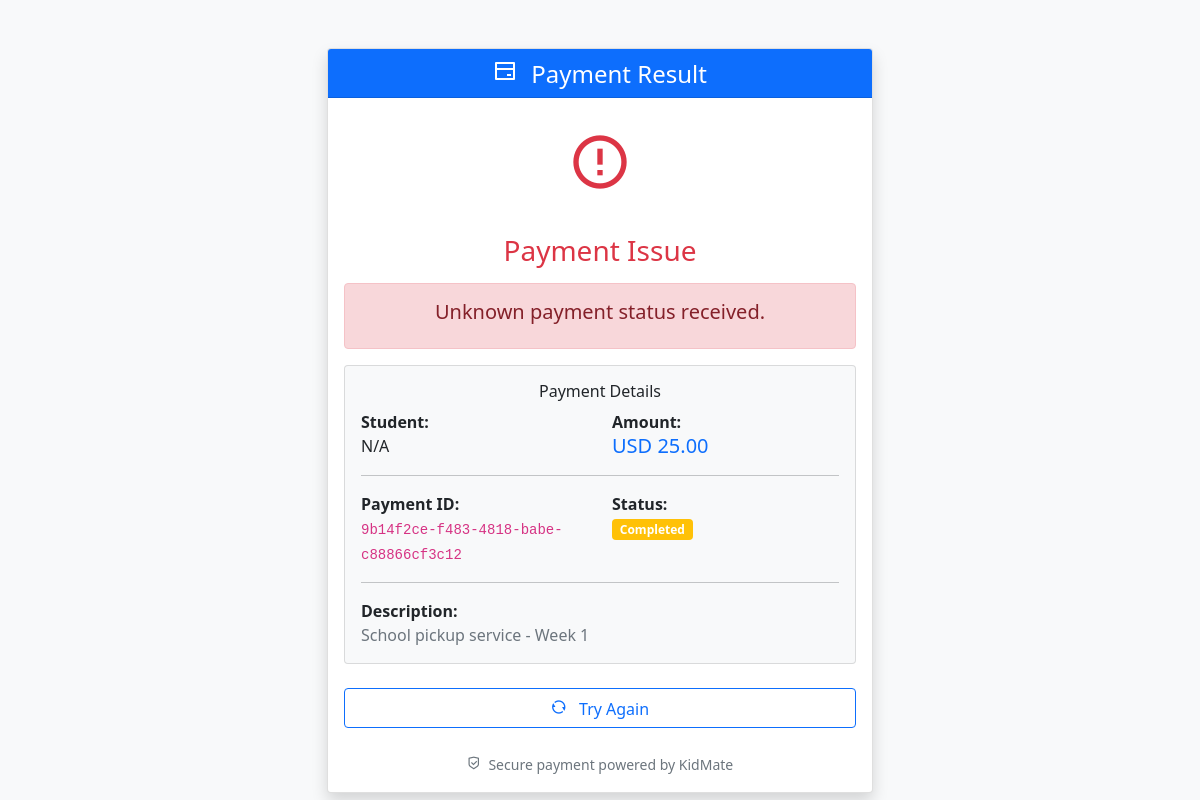
The app's page /paycallback.php?payment_id=9b14f2ce-f483-4818-babe-c88866cf3c12 with its own data.
### tables this page shows
CREATE TABLE `payments` (
  `id` int(11) NOT NULL,
  `payment_id` varchar(36) NOT NULL,
  `parent_id` varchar(36) NOT NULL,
  `child_id` varchar(36) NOT NULL,
  `amount` float NOT NULL,
  `currency` varchar(3) DEFAULT NULL,
  `status` varchar(20) DEFAULT NULL,
  `payment_method` varchar(50) DEFAULT NULL,
  `description` varchar(255) DEFAULT NULL,
  `journey_date` date NOT NULL,
  `created_at` datetime DEFAULT CURRENT_TIMESTAMP,
  `updated_at` datetime DEFAULT CURRENT_TIMESTAMP
);

### paycallback.php (the view, shortened to what this page needs)
<?php
include 'db.php';
$status = $_GET['status'] ?? $_POST['status'] ?? '';
$payment_id = $_GET['payment_id'] ?? $_POST['payment_id'] ?? '';
if ($status === 'success' || $status === 'completed') {
    $update_query = "UPDATE payments SET status = 'paid', updated_at = NOW() WHERE payment_id = ? AND status = 'pending'";
    $stmt = $conn->prepare($update_query);
    $stmt->bind_param("s", $payment_id);
    if ($stmt->execute()) {
        file_put_contents('payment_callback.log', date('Y-m-d H:i:s') . " - Payment status updated to PAID for payment_id: $payment_id\n", FILE_APPEND);
        $success = true;
        $message = "Payment completed successfully!";
    } else {
        file_put_contents('payment_callback.log', date('Y-m-d H:i:s') . " - Error updating payment: " . $stmt->error . "\n", FILE_APPEND);
        $success = false;
        $message = "Error updating payment status.";
    }
    $stmt->close();
} else {
    $success = false;
    $message = "Unknown payment status received.";
}
$payment_info = null;
if (!empty($payment_id)) {
    $query = "SELECT p.*, par.name as parent_name
              FROM payments p
              LEFT JOIN parents par ON CAST(p.parent_id AS UNSIGNED) = par.id
              WHERE p.payment_id = ?";
    $stmt = $conn->prepare($query);
    $stmt->bind_param("s", $payment_id);
    $stmt->execute();
    $result = $stmt->get_result();
    $payment_info = $result->fetch_assoc();
}
?>
<!DOCTYPE html>
<html lang="en">
<head>
    <link rel="stylesheet" href="https://cdn.jsdelivr.net/gh/davido15/pozy-static@main/css/style.css">
    <link href="https://cdn.jsdelivr.net/npm/bootstrap@5.1.3/dist/css/bootstrap.min.css" rel="stylesheet">
    <link rel="stylesheet" href="https://cdn.jsdelivr.net/npm/remixicon@2.5.0/fonts/remixicon.css">
</head>
<body class="bg-light">
    <div class="container">
        <div class="row justify-content-center mt-5">
            <div class="col-md-6">
                <div class="card shadow">
                    <div class="card-header bg-primary text-white text-center">
                        <h4 class="mb-0">
                            <i class="ri-bank-card-line me-2"></i>
                            Payment Result
                        </h4>
                    </div>
                    <div class="card-body text-center">
                        <?php if ($success): ?>
                            <div class="mb-4">
                                <i class="ri-check-circle-line text-success" style="font-size: 4rem;"></i>
                            </div>
                            <h3 class="text-success mb-3">Payment Successful!</h3>
                            <div class="alert alert-success">
                                <h5><?php echo htmlspecialchars($message); ?></h5>
                            </div>
                        <?php else: ?>
                            <div class="mb-4">
                                <i class="ri-error-warning-line text-danger" style="font-size: 4rem;"></i>
                            </div>
                            <h3 class="text-danger mb-3">Payment Issue</h3>
                            <div class="alert alert-danger">
                                <h5><?php echo htmlspecialchars($message); ?></h5>
                            </div>
                        <?php endif; ?>
                        <?php if ($payment_info): ?>
                            <div class="card bg-light mb-4">
                                <div class="card-body">
                                    <h6 class="card-title">Payment Details</h6>
                                    <div class="row text-start">
                                        <div class="col-6">
                                            <strong>Student:</strong><br>
                                            <?php echo htmlspecialchars($payment_info['student_name'] ?? 'N/A'); ?>
                                        </div>
                                        <div class="col-6">
                                            <strong>Amount:</strong><br>
                                            <span class="h5 text-primary">
                                                <?php echo htmlspecialchars($payment_info['currency']); ?>
                                                <?php echo number_format($payment_info['amount'], 2); ?>
                                            </span>
                                        </div>
                                    </div>
                                    <hr>
                                    <div class="row text-start">
                                        <div class="col-6">
                                            <strong>Payment ID:</strong><br>
                                            <code><?php echo htmlspecialchars($payment_info['payment_id']); ?></code>
                                        </div>
                                        <div class="col-6">
                                            <strong>Status:</strong><br>
                                            <span class="badge bg-<?php echo $payment_info['status'] == 'paid' ? 'success' : ($payment_info['status'] == 'failed' ? 'danger' : 'warning'); ?>">
                                                <?php echo ucfirst($payment_info['status']); ?>
                                            </span>
                                        </div>
                                    </div>
                                    <hr>
                                    <div class="text-start">
                                        <strong>Description:</strong><br>
                                        <p class="text-muted mb-0"><?php echo htmlspecialchars($payment_info['description']); ?></p>
                                    </div>
                                </div>
                            </div>
                        <?php endif; ?>
                        <div class="d-grid gap-2">
                            <?php if (!$success): ?>
                                <a href="pay.php?link=<?php echo $payment_id; ?>" class="btn btn-outline-primary">
                                    <i class="ri-refresh-line me-2"></i>
                                    Try Again
                                </a>
                            <?php endif; ?>
                        </div>
                        <div class="mt-4">
                            <small class="text-muted">
                                <i class="ri-shield-check-line me-1"></i>
                                Secure payment powered by KidMate
                            </small>
                        </div>
                    </div>
                </div>
            </div>
        </div>
    </div>
</body>
</html>

### records on screen
payments: currency "USD", amount "25.00", payment "9b14f2ce-f483-4818-babe-c88866cf3c12", status "Completed", description "School pickup service - Week 1"

### other values on screen
$message "Unknown payment status received."
$payment_info['student_name'] "N/A"
